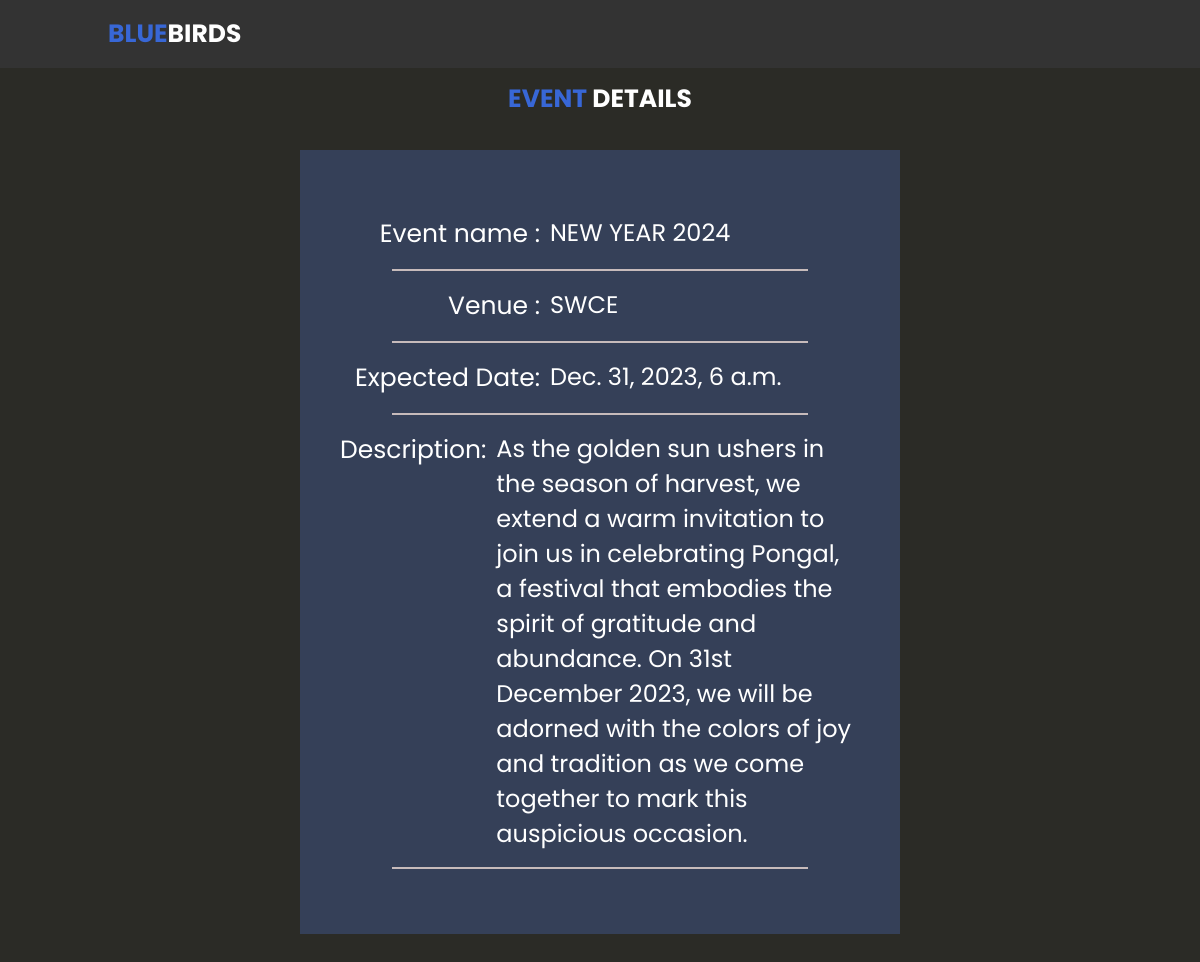
Page /detailed_event/18/ on the committed database.
### authentication/models.py (models this page shows, shortened)
class Event(models.Model):
    name = models.CharField(max_length=200)
    description = models.TextField()
    start_time = models.DateTimeField()
    end_time = models.DateTimeField()
    venue = models.CharField(max_length=200)
    organizer = models.ForeignKey(Profile, on_delete=models.CASCADE, related_name='organized_events')
    created_at = models.DateTimeField(auto_now_add=True)
    updated_at = models.DateTimeField(auto_now=True)
    approved = models.BooleanField(default=False)

### authentication/views.py (the view)
# urls.py: path('detailed_event/<int:event_id>/',detailed_event,name='detailed_event'),
def detailed_event(request,event_id):
	event = get_object_or_404(Event, id=event_id)
	return render(request,'authentication/showEvent.html',{'event':event})

### authentication/templates/authentication/showEvent.html (shortened to what this page needs)
{% load static %}
<!DOCTYPE html>
<html lang="en">
<head>
    <link rel="stylesheet" href={% static "styles.css" %} />
    <link rel="stylesheet" href={% static "showEvent.css" %} />
</head>
<body>
    <header class="nav">
        <a href="#" class="logo"><span>BLUE</span>BIRDS</a>
    </header>
    <div class="content" >
        <center>
            <br><br><br><br><br>
        <h2 class="event"><span>Event</span> Details</h2><br /><br>
        <div class="div_deg">
                <div class="box">
                    <label class="label" for="">Event name :</label>
                    <div class="details">{{event.name}}</div>
                </div>
                <br>
                <hr>
                <br>
                <div class="box">
                    <label  class="label" for="">Venue :</label>
                    <div class="details">{{event.venue}}</div>
                </div>
                <br>
                <hr>
                <br>
                <div class="box">
                    <label class="label" for="">Expected Date:</label>
                    <div class="details">{{event.start_time}}</div>
                </div>
                <br>
                <hr>
                <br>
                <div class="box">
                    <div style="display: inline-flex;color: #fff; font-size: 2.5rem;"> Description:</div>
                    <div class="details">{{event.description}}</div>
                </div>
                <br>
                <hr>
        </div>
        </center>
       </div>
       <br><br><br>
</body>
</html>

### authentication/static/styles.css (style rules this page uses)
:root { --theme-color: #3867d6; }
* { font-family: "Poppins", sans-serif; margin: 0; padding: 0; box-sizing: border-box; outline: none; border: none; text-decoration: none; transition: 0.2s linear; }
html { font-size: 62.5%; overflow-x: hidden; scroll-padding-top: 7rem; scroll-behavior: smooth; }
body { background: #2b2b26; }
.nav { position: fixed; top: 0; left: 0; right: 0; z-index: 10000; background: #333; display: flex; align-items: center; justify-content: space-between; padding: 1.5rem 9%; }
.nav .logo { font-weight: bolder; color: #fff; font-size: 2.5rem; }
.nav .logo span { color: var(--theme-color); }

### authentication/static/showEvent.css (style rules this page uses)
.box { display: flex; }
.details { color: white; font-size:x-large; margin-left: 10px; text-align: left; }
hr { height: 2px; background-color: rgb(199, 187, 187); width: 80%; }
.label { display: inline-block; text-align:right; color: #fff; font-size: 2.5rem; width:200px; }
.div_deg { background-color: #354058; width:600px; padding-top:65px; padding-bottom:65px; padding-left: 40px; padding-right: 40px; }
.content h2 { color: #fff; font-size: 2.5rem; text-transform: uppercase; }
.content h2 span { color: var(--theme-color); text-transform: uppercase; }

### rows in the picture
Event: name "NEW YEAR 2024", venue "SWCE", start_time "Dec. 31, 2023, 6 a.m.", description "As the golden sun ushers in the season of harvest, we extend a warm invitation to join us in celebrating Pongal, a festival that embodies the spirit of gratitude and abundance. On 31st December 2023, we will be adorned with the colors of joy and tradition as we come together to mark this auspicious occasion."
